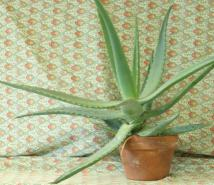
//> input picture Stero-Matching/Aloe0.jpg, 214 x 185 px
$ ./MySad   (built with g++ and OpenCV 4)
//> lines starting //> are read from the running program, lines starting //| are printed output that depends on the picture
### Stero-Matching/Sad.h
//
// Created by 16337 on 2021/6/9 0009.
//

#ifndef STERO_MATCHING_SAD_H
#define STERO_MATCHING_SAD_H

#include "iostream"
#include "opencv2/opencv.hpp"
#include "iomanip"

using namespace std;
using namespace cv;

class Sad
{
public:
    Sad() : winSize(9), DSR(32)
    {}

    Sad(int _winSize, int _DSR) : winSize(_winSize), DSR(_DSR)
    {}

    Mat compute(Mat &L, Mat &R); //计算SAD
private:
    int winSize; //卷积核的尺寸
    int DSR;     //视差搜索范围
};

Mat Sad::compute(Mat &L, Mat &R)
{
    int Height = L.rows;
    int Width = L.cols;
    Mat Kernel_L(Size(winSize, winSize), CV_8U, Scalar::all(0));
    Mat Kernel_R(Size(winSize, winSize), CV_8U, Scalar::all(0));
    Mat Disparity(Height, Width, CV_8U, Scalar(0)); //视差图
    for (int i = 0; i < Width - winSize; i++)  //左图从DSR开始遍历
    {
        for (int j = 0; j < Height - winSize; j++)
        {
            Kernel_L = L(Rect(i, j, winSize, winSize));
            Mat MM(1, DSR, CV_32F, Scalar(0)); //

            for (int k = 0; k < DSR; k++)
            {
                int x = i - k;
                if (x >= 0)
                {
                    Kernel_R = R(Rect(x, j, winSize, winSize));
                    Mat Dif;
                    absdiff(Kernel_L, Kernel_R, Dif);//
                    Scalar ADD = sum(Dif);
                    float a = ADD[0];
                    MM.at<float>(k) = a;
                }
            }
            Point minLoc;
            minMaxLoc(MM, NULL, NULL, &minLoc, NULL);
            int loc = minLoc.x;
            //int loc=DSR-loc;
            Disparity.at<char>(j, i) = loc * 16;
        }
//        double rate = double(i) / (Width);
//        cout<<"已完成"<<setprecision(2)<<rate*100<<"%"<<endl; //处理进度
    }
    return Disparity;
}

#endif //STERO_MATCHING_SAD_H

### Stero-Matching/MySad.cpp
//
// Created by 16337 on 2021/6/9 0009.
//
// MySAD.cpp : 定义控制台应用程序的入口点。
//

#include "Sad.h"
#include <iostream>

int main()
{
    Mat Img_L=imread("../Aloe0.jpg",0);
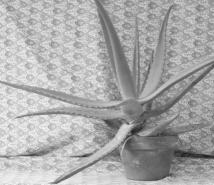
//> Img_L: 185 rows x 214 cols, CV_8UC1; min 25, max 249, mean 170.1
    Mat Img_R=imread("../Aloe1.jpg",0);
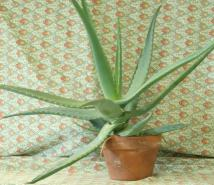
//> input picture Stero-Matching/Aloe1.jpg, 214 x 185 px
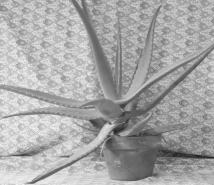
//> Img_R: 185 rows x 214 cols, CV_8UC1; min 30, max 246, mean 167.1
    Mat Disparity;    //视差图

    //Sad mySAD;
    Sad mySAD(7,30);
    Disparity= mySAD.compute(Img_L, Img_R);
//> after the loop in compute, `for (int i = 0; i < Width - winSize; i++)`:
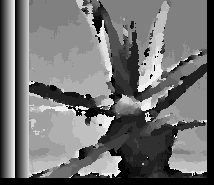
//> Disparity: 185 rows x 214 cols, CV_8UC1; min 0, max 240, mean 114.1

    imshow("Img_L",Img_L);
    imshow("Img_R",Img_R);
    imshow("Disparity",Disparity);
    waitKey();
    return 0;
}
